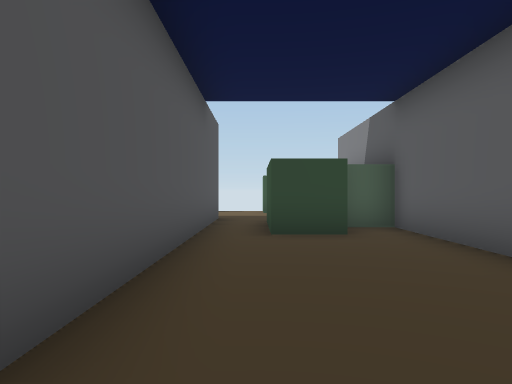
[1] (above)

17 first-person views from a walk through a 3-D level made in the Unity game engine. The camera is 1.4 m above the floor, looks level and sees 70° across. The floor is counted in squares, 2 m on a side. Each view is taken from the middle of a square. On the plan, view 1 faces up. The plan holds only what a view shows up to about 11 squares ahead; the rest is blank. The place goes on beyond the plan. The player is left out.

[2]
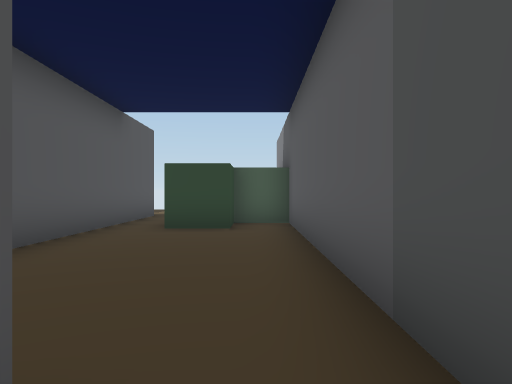

[3]
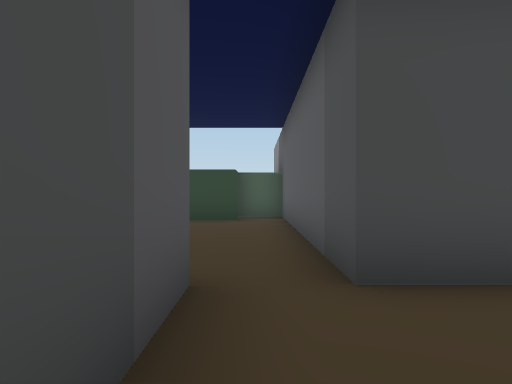

[4]
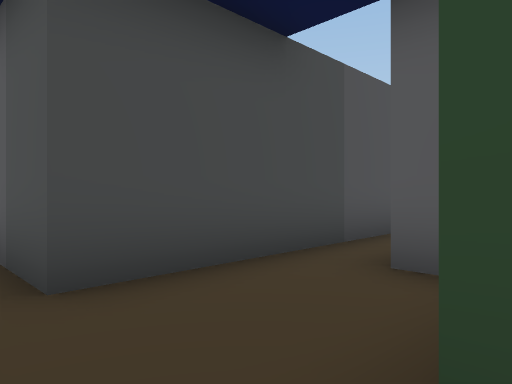

[5]
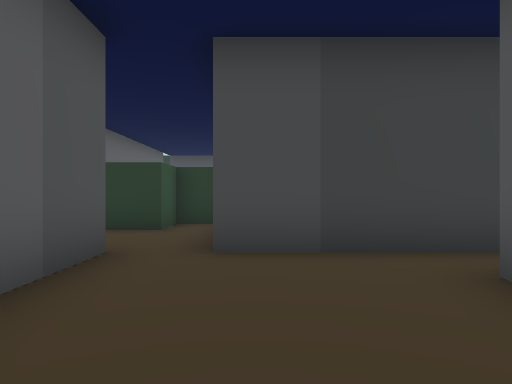

[6]
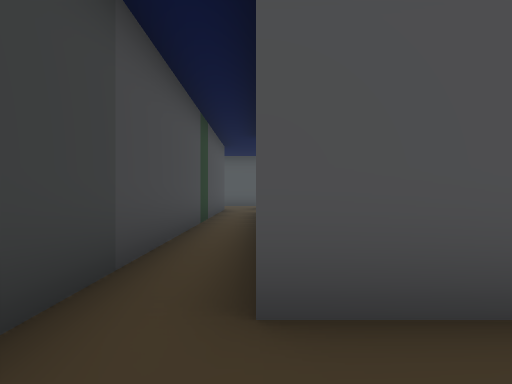

[7]
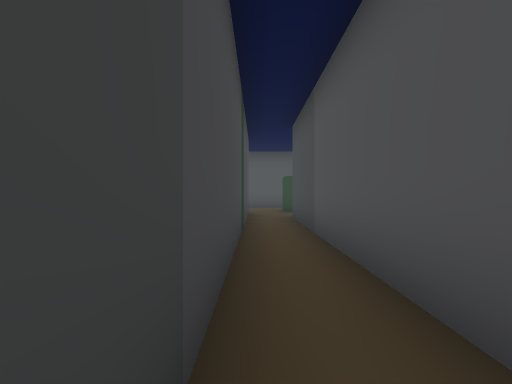

[8]
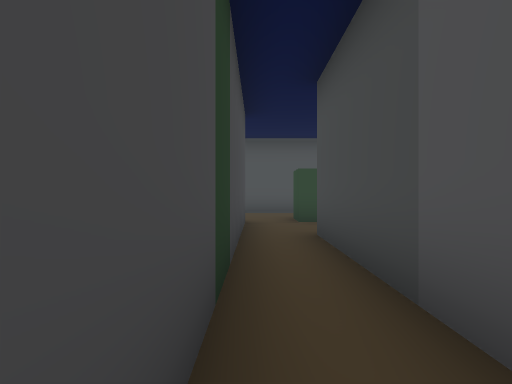

[9]
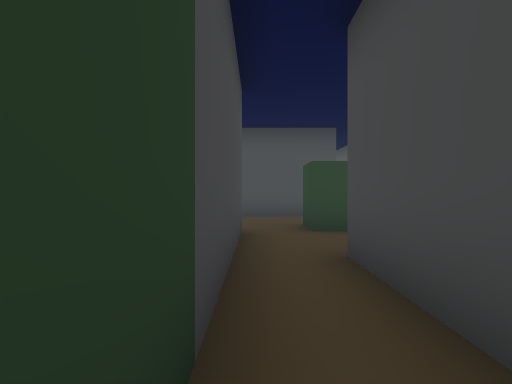

[10]
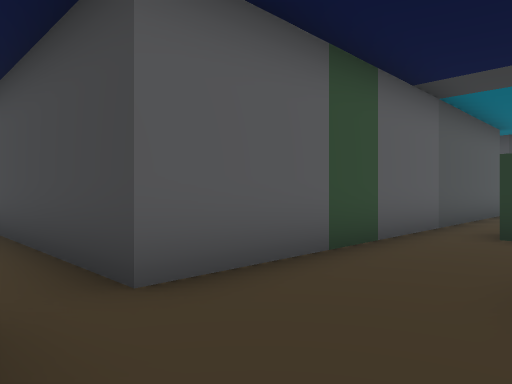

[11]
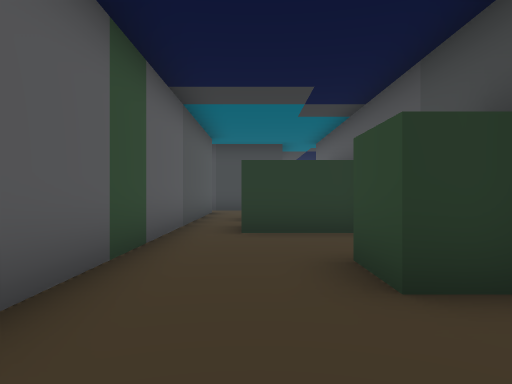

[12]
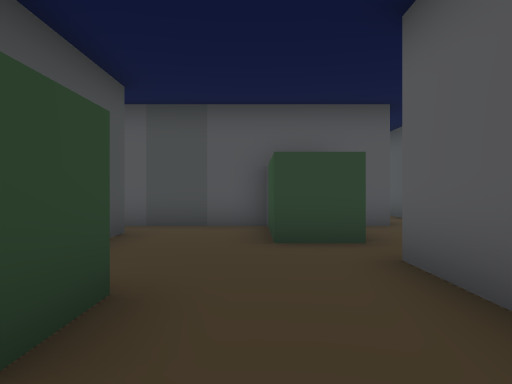

[13]
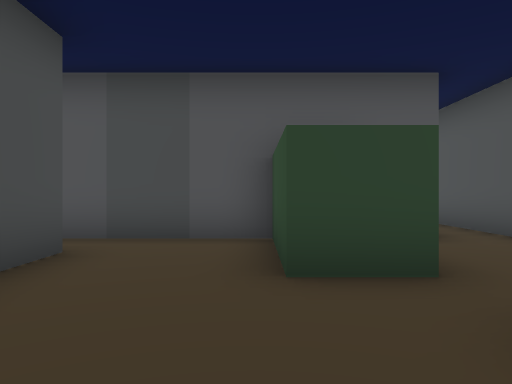

[14]
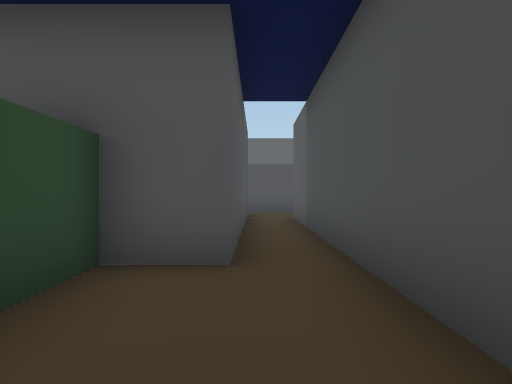

[15]
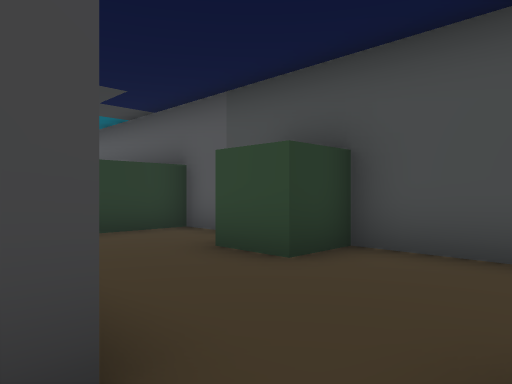

[16]
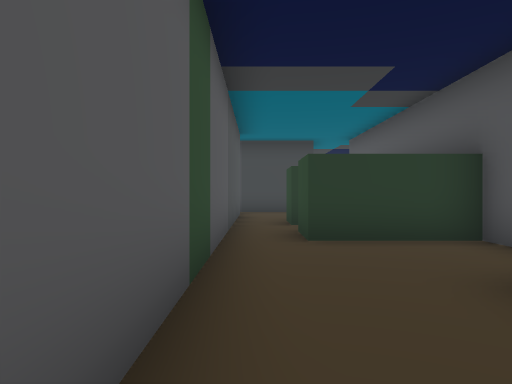

[17]
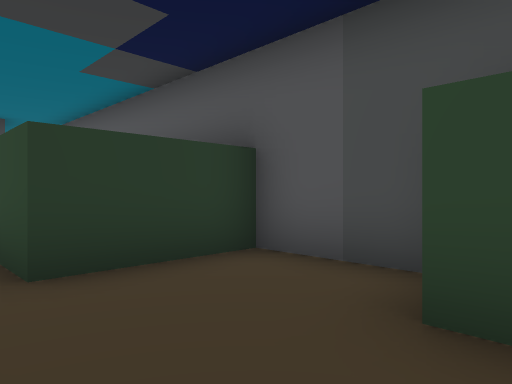

### Floor plan
Ten units are one square. View 1 is at (0, 0); x grows to the right and y downward. Boxes are objects, and circles mark ways between rooms. Rooms are numbered by the first view taken in them; rooms with no view inside come last. Other rooms are left out.
<svg viewBox="-185 -77 270 177">
<path fill="none" stroke="#000" d="M-24 -10 -110 -10M28 3 28 -72 15 -72 15 -60 3 -60M-10 -66 -10 -10M-115 2 15 2M53 20 53 15M15 2 15 24M19 40 28 40 28 28 39 28M80 3 28 3M-173 31 -173 52 -148 52 -148 64M-173 -22 -173 15 -160 15 -160 28M-110 -14 -110 -34M-122 -35 -135 -35 -135 -10 -147 -10 -147 -35 -180 -35M-135 66 -135 2 -115 2M-148 78 -148 89M-135 95 -135 66"/>
<circle cx="20" cy="10" r="3" fill="#2a7"/>
<circle cx="-110" cy="0" r="3" fill="#2a7"/>
<circle cx="-140" cy="70" r="3" fill="#2a7"/>
<text x="0" y="-20">1</text>
<text x="40" y="10">2</text>
<text x="-150" y="10">3</text>
<text x="-140" y="80">4</text>
</svg>
Room 1 opens to room 2. Room 1 opens to room 3. Room 3 opens to room 4.

Where each view was taken, in squares from view 1:
view 1: 0 up, 0 right, facing up
view 2: 1 down, 2 right, facing up
view 3: 3 down, 2 right, facing up
view 4: 3 down, 2 right, facing up-right
view 5: 4 up, 1 right, facing down
view 6: 1 up, 1 right, facing left
view 7: 0 up, 1 left, facing left
view 8: 0 up, 5 left, facing left
view 9: 0 up, 7 left, facing left
view 10: 1 up, 16 left, facing down-right
view 11: 1 up, 15 left, facing down
view 12: 4 down, 15 left, facing up
view 13: 2 down, 15 left, facing up
view 14: 0 up, 12 left, facing up
view 15: 1 up, 13 left, facing down-left
view 16: 0 up, 14 left, facing down
view 17: 2 down, 14 left, facing down-left
